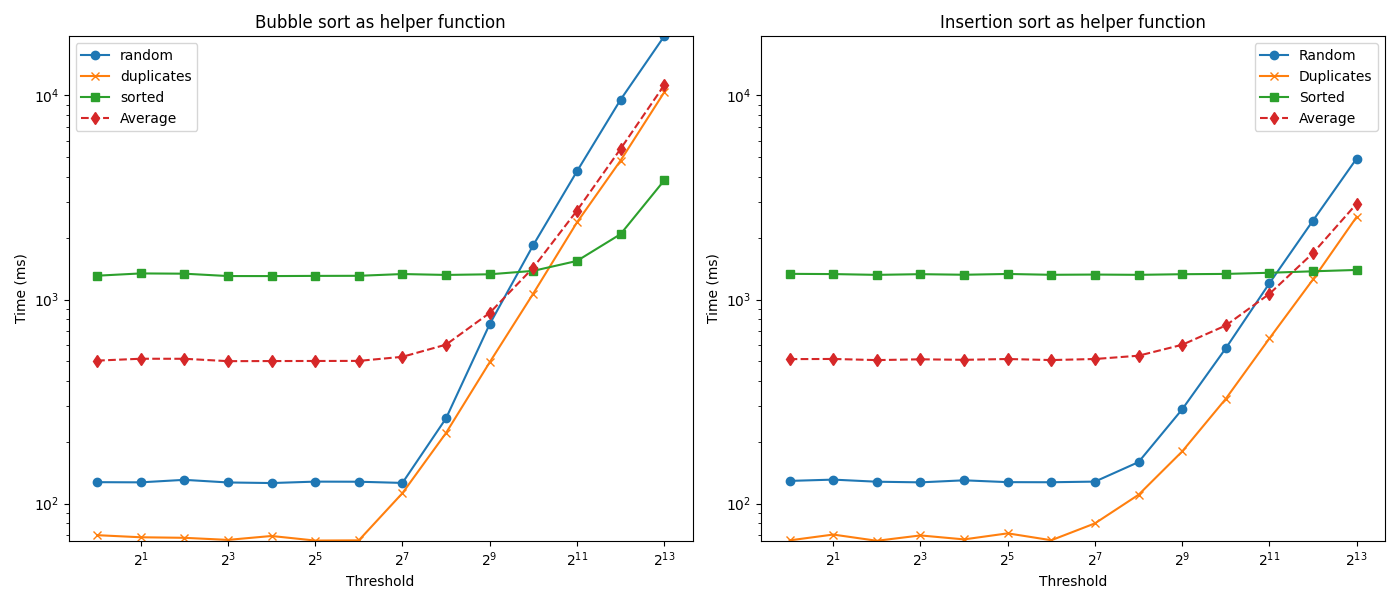

Recreate this plot in Python.
import matplotlib.pyplot as plt
import numpy as np

# Data for quickSort3WayBubbleHelper
random_bubble = [127.368750, 127.119917, 130.758500, 126.954042, 126.116375, 128.149292, 128.005709, 126.294750, 261.791875, 757.068541, 1849.222666, 4245.077875, 9528.577125, 19490.494958]
duplicates_bubble = [70.037875, 68.402041, 67.981417, 66.404125, 69.398125, 65.903833, 66.058334, 112.541417, 221.964083, 492.485833, 1070.260291, 2385.776125, 4796.787750, 10354.754708]
sorted_bubble = [1308.731209, 1342.696583, 1338.854666, 1303.585708, 1303.108500, 1305.828042, 1307.199375, 1333.405291, 1320.034500, 1329.598542, 1382.029792, 1545.783625, 2091.125125, 3831.508875]

# Data for quickSort3WayInsertionHelper
random_insertion = [129.192125, 131.093125, 128.020500, 127.105417, 130.061208, 127.410666, 127.264333, 128.178000, 159.771125, 289.750458, 576.962542, 1201.330083, 2439.386916, 4908.659375]
duplicates_insertion = [66.050334, 70.523958, 65.748458, 69.831750, 66.780458, 71.498083, 66.152250, 80.002209, 110.481125, 180.106958, 326.267708, 644.720209, 1255.192167, 2542.993959]
sorted_insertion = [1336.356209, 1332.882000, 1321.060000, 1331.411708, 1322.862042, 1334.609834, 1322.162209, 1325.692542, 1321.477875, 1330.851125, 1335.320000, 1352.759625, 1375.346375, 1396.359000]

# Calculate the average for each threshold for both sorting helpers
average_bubble = [(rand + dupes + sorted_) / 3 for rand, dupes, sorted_ in zip(random_bubble, duplicates_bubble, sorted_bubble)]
average_insertion = [(rand + dupes + sorted_) / 3 for rand, dupes, sorted_ in zip(random_insertion, duplicates_insertion, sorted_insertion)]
# Since threshold_bubble and threshold_insertion are the same, we can use one common variable for both
threshold = [1, 2, 4, 8, 16, 32, 64, 128, 256, 512, 1024, 2048, 4096, 8192]

# Calculate the global max and min across all datasets for a uniform y-scale
global_max = np.max([random_bubble, duplicates_bubble, sorted_bubble, 
                     random_insertion, duplicates_insertion, sorted_insertion, 
                     average_bubble, average_insertion])

global_min = np.min([random_bubble, duplicates_bubble, sorted_bubble, 
                     random_insertion, duplicates_insertion, sorted_insertion, 
                     average_bubble, average_insertion])

# Plotting quickSort3WayBubbleHelper with log base 2 scale and average
plt.figure(figsize=(14, 6))
plt.subplot(1, 2, 1)
plt.title("Bubble sort as helper function")
plt.xlabel("Threshold")
plt.ylabel("Time (ms)")
plt.xscale("log", base=2)
plt.yscale("log", base=10)
plt.ylim(global_min, global_max)
plt.plot(threshold, random_bubble, label="random", marker='o')
plt.plot(threshold, duplicates_bubble, label="duplicates", marker='x')
plt.plot(threshold, sorted_bubble, label="sorted", marker='s')
plt.plot(threshold, average_bubble, label="Average", marker='d', linestyle='--')
plt.legend()

# Plotting quickSort3WayInsertionHelper with log base 2 scale and average
plt.subplot(1, 2, 2)
plt.title("Insertion sort as helper function")
plt.xlabel("Threshold")
plt.ylabel("Time (ms)")
plt.xscale("log", base=2)
plt.yscale("log", base=10)
plt.ylim(global_min, global_max)
plt.plot(threshold, random_insertion, label="Random", marker='o')
plt.plot(threshold, duplicates_insertion, label="Duplicates", marker='x')
plt.plot(threshold, sorted_insertion, label="Sorted", marker='s')
plt.plot(threshold, average_insertion, label="Average", marker='d', linestyle='--')
plt.legend()

plt.tight_layout()
plt.show()
